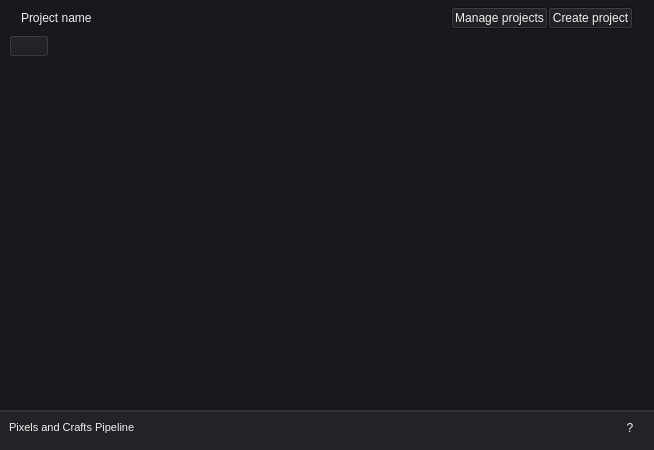
<?xml version="1.0" encoding="UTF-8"?>
<ui version="4.0">
 <class>arUtil</class>
 <widget class="QWidget" name="arUtil">
  <property name="geometry">
   <rect>
    <x>0</x>
    <y>0</y>
    <width>654</width>
    <height>450</height>
   </rect>
  </property>
  <property name="sizePolicy">
   <sizepolicy hsizetype="Preferred" vsizetype="Preferred">
    <horstretch>0</horstretch>
    <verstretch>0</verstretch>
   </sizepolicy>
  </property>
  <property name="windowTitle">
   <string>Pixels and Crafts Pipeline</string>
  </property>
  <property name="windowIcon">
   <iconset resource="../../../img/app_imgs.qrc">
    <normaloff>:/images/icons/logo_store.png</normaloff>:/images/icons/logo_store.png</iconset>
  </property>
  <property name="styleSheet">
   <string notr="true">/* 
my_white     = rgb(240, 240, 240);
my_black     = rgb(24, 25, 28);
dark_green  = rgb(31, 49, 0);
light_green  = rgb(71, 89, 30);
 */

QWidget {
color: rgb(240, 240, 240);  /* push btn text color */
background-color: rgb(24, 25, 28);  /* widgets background color */
}

/* push btn */
QPushButton:hover {background-color: rgb(31, 49, 0); }
QPushButton:checked {background-color: rgb(71, 89, 30);}
QPushButton:disabled {color: rgb(100, 100, 100);} /* push btn text color, when disabled*/
QPushButton { color: rgb(240, 240, 240);}

/* tabs */
QTabBar::tab:hover {background-color: rgb(31, 49, 0); }
QTabBar::tab:selected  {background-color: rgb(71, 89, 30);}

/* line 
4 is for horizontal line (5 for vertical line)*/
QFrame[frameShape=&quot;4&quot;]{
background-color: rgb(240, 240, 240);
max-height: 1px;
border: none;
}
QFrame[frameShape=&quot;5&quot;]{
background-color: rgb(240, 240, 240);
max-width: 1px;
border: none;
}

/* scroll bar */
QScrollBar:vertical {
    background: transparent;
    width: 15px;
}

/* list widget */
QListWidget::item:disabled {color: rgb(100, 100, 100); }

/* RADIO BUTTONS */
QRadioButton::indicator {
width: 14px;
height: 14px;
}
/* Unchecked circle */
QRadioButton::indicator:unchecked {
border: 1px solid #666;
border-radius: 7px;
background: none;
}
/* Checked dot */
QRadioButton::indicator:checked {
border: 1px solid #666;
border-radius: 7px;
background-color: rgb(71, 89, 30);  /* DOT COLOR HERE */
}

</string>
  </property>
  <layout class="QGridLayout" name="gridLayout">
   <property name="leftMargin">
    <number>0</number>
   </property>
   <property name="topMargin">
    <number>7</number>
   </property>
   <property name="rightMargin">
    <number>0</number>
   </property>
   <property name="bottomMargin">
    <number>0</number>
   </property>
   <property name="verticalSpacing">
    <number>10</number>
   </property>
   <item row="5" column="0">
    <widget class="QWidget" name="wgFooter" native="true">
     <property name="sizePolicy">
      <sizepolicy hsizetype="Preferred" vsizetype="Fixed">
       <horstretch>0</horstretch>
       <verstretch>0</verstretch>
      </sizepolicy>
     </property>
     <property name="minimumSize">
      <size>
       <width>0</width>
       <height>0</height>
      </size>
     </property>
     <property name="maximumSize">
      <size>
       <width>16777215</width>
       <height>40</height>
      </size>
     </property>
     <property name="styleSheet">
      <string notr="true">/* 
my_white     = rgb(240, 240, 240);
my_black     = rgb(24, 25, 28);
dark_green  = rgb(31, 49, 0);
light_green  = rgb(71, 89, 30);
 */

QWidget {background-color: rgb(34, 35, 38) ;
				border-top: 2px solid  rgb(50, 50, 50);
}
</string>
     </property>
     <layout class="QVBoxLayout" name="verticalLayout_3">
      <property name="leftMargin">
       <number>0</number>
      </property>
      <property name="topMargin">
       <number>3</number>
      </property>
      <property name="rightMargin">
       <number>0</number>
      </property>
      <property name="bottomMargin">
       <number>0</number>
      </property>
      <item>
       <widget class="QWidget" name="widget" native="true">
        <property name="sizePolicy">
         <sizepolicy hsizetype="Preferred" vsizetype="Expanding">
          <horstretch>0</horstretch>
          <verstretch>0</verstretch>
         </sizepolicy>
        </property>
        <property name="maximumSize">
         <size>
          <width>16777215</width>
          <height>40</height>
         </size>
        </property>
        <property name="styleSheet">
         <string notr="true">QWidget { border: none;}</string>
        </property>
        <layout class="QGridLayout" name="gridLayout_2">
         <property name="leftMargin">
          <number>9</number>
         </property>
         <property name="topMargin">
          <number>0</number>
         </property>
         <property name="rightMargin">
          <number>9</number>
         </property>
         <property name="bottomMargin">
          <number>0</number>
         </property>
         <item row="0" column="0">
          <layout class="QHBoxLayout" name="horizontalLayout_4">
           <item>
            <widget class="QLabel" name="label_2">
             <property name="sizePolicy">
              <sizepolicy hsizetype="Preferred" vsizetype="Fixed">
               <horstretch>0</horstretch>
               <verstretch>0</verstretch>
              </sizepolicy>
             </property>
             <property name="font">
              <font>
               <pointsize>8</pointsize>
              </font>
             </property>
             <property name="text">
              <string>Pixels and Crafts Pipeline</string>
             </property>
            </widget>
           </item>
           <item>
            <spacer name="horizontalSpacer_2">
             <property name="orientation">
              <enum>Qt::Orientation::Horizontal</enum>
             </property>
             <property name="sizeHint" stdset="0">
              <size>
               <width>40</width>
               <height>20</height>
              </size>
             </property>
            </spacer>
           </item>
           <item>
            <widget class="QPushButton" name="btnCgtraderLink">
             <property name="sizePolicy">
              <sizepolicy hsizetype="Fixed" vsizetype="Fixed">
               <horstretch>0</horstretch>
               <verstretch>0</verstretch>
              </sizepolicy>
             </property>
             <property name="minimumSize">
              <size>
               <width>30</width>
               <height>30</height>
              </size>
             </property>
             <property name="maximumSize">
              <size>
               <width>30</width>
               <height>30</height>
              </size>
             </property>
             <property name="cursor">
              <cursorShape>PointingHandCursor</cursorShape>
             </property>
             <property name="text">
              <string/>
             </property>
             <property name="icon">
              <iconset resource="../../../img/app_imgs.qrc">
               <normaloff>:/images/icons/cgtrader_logo.png</normaloff>:/images/icons/cgtrader_logo.png</iconset>
             </property>
             <property name="iconSize">
              <size>
               <width>20</width>
               <height>20</height>
              </size>
             </property>
            </widget>
           </item>
           <item>
            <widget class="QPushButton" name="btnFabLink">
             <property name="sizePolicy">
              <sizepolicy hsizetype="Fixed" vsizetype="Fixed">
               <horstretch>0</horstretch>
               <verstretch>0</verstretch>
              </sizepolicy>
             </property>
             <property name="minimumSize">
              <size>
               <width>30</width>
               <height>30</height>
              </size>
             </property>
             <property name="maximumSize">
              <size>
               <width>30</width>
               <height>30</height>
              </size>
             </property>
             <property name="cursor">
              <cursorShape>PointingHandCursor</cursorShape>
             </property>
             <property name="text">
              <string/>
             </property>
             <property name="icon">
              <iconset resource="../../../img/app_imgs.qrc">
               <normaloff>:/images/icons/fab_logo.png</normaloff>:/images/icons/fab_logo.png</iconset>
             </property>
             <property name="iconSize">
              <size>
               <width>20</width>
               <height>20</height>
              </size>
             </property>
            </widget>
           </item>
           <item>
            <widget class="QPushButton" name="btnHelp">
             <property name="sizePolicy">
              <sizepolicy hsizetype="Fixed" vsizetype="Fixed">
               <horstretch>0</horstretch>
               <verstretch>0</verstretch>
              </sizepolicy>
             </property>
             <property name="minimumSize">
              <size>
               <width>30</width>
               <height>30</height>
              </size>
             </property>
             <property name="maximumSize">
              <size>
               <width>30</width>
               <height>30</height>
              </size>
             </property>
             <property name="sizeIncrement">
              <size>
               <width>0</width>
               <height>0</height>
              </size>
             </property>
             <property name="cursor">
              <cursorShape>PointingHandCursor</cursorShape>
             </property>
             <property name="toolTip">
              <string extracomment="Open Wiki">Open wiki</string>
             </property>
             <property name="toolTipDuration">
              <number>-1</number>
             </property>
             <property name="statusTip">
              <string/>
             </property>
             <property name="whatsThis">
              <string/>
             </property>
             <property name="styleSheet">
              <string notr="true">border:0px;</string>
             </property>
             <property name="text">
              <string>?</string>
             </property>
             <property name="iconSize">
              <size>
               <width>25</width>
               <height>25</height>
              </size>
             </property>
            </widget>
           </item>
          </layout>
         </item>
        </layout>
       </widget>
      </item>
      <item>
       <spacer name="verticalSpacer">
        <property name="orientation">
         <enum>Qt::Orientation::Vertical</enum>
        </property>
        <property name="sizeHint" stdset="0">
         <size>
          <width>20</width>
          <height>40</height>
         </size>
        </property>
       </spacer>
      </item>
     </layout>
    </widget>
   </item>
   <item row="4" column="0">
    <widget class="QWidget" name="wgMain" native="true">
     <property name="sizePolicy">
      <sizepolicy hsizetype="Preferred" vsizetype="Expanding">
       <horstretch>0</horstretch>
       <verstretch>0</verstretch>
      </sizepolicy>
     </property>
     <property name="maximumSize">
      <size>
       <width>16777215</width>
       <height>16777215</height>
      </size>
     </property>
     <layout class="QVBoxLayout" name="verticalLayout_6">
      <property name="topMargin">
       <number>0</number>
      </property>
      <property name="bottomMargin">
       <number>0</number>
      </property>
      <item>
       <layout class="QHBoxLayout" name="_2">
        <property name="spacing">
         <number>0</number>
        </property>
        <property name="topMargin">
         <number>0</number>
        </property>
        <item>
         <widget class="QStackedWidget" name="stkTypeManageCreate">
          <property name="currentIndex">
           <number>0</number>
          </property>
          <widget class="QWidget" name="pageMain">
           <layout class="QGridLayout" name="gridLayout_5">
            <property name="leftMargin">
             <number>0</number>
            </property>
            <property name="topMargin">
             <number>0</number>
            </property>
            <property name="rightMargin">
             <number>0</number>
            </property>
            <property name="bottomMargin">
             <number>0</number>
            </property>
            <item row="0" column="0">
             <layout class="QVBoxLayout" name="layMain"/>
            </item>
           </layout>
          </widget>
          <widget class="QWidget" name="pageManageProjects">
           <layout class="QGridLayout" name="gridLayout_7">
            <property name="leftMargin">
             <number>0</number>
            </property>
            <property name="topMargin">
             <number>0</number>
            </property>
            <property name="rightMargin">
             <number>0</number>
            </property>
            <property name="bottomMargin">
             <number>0</number>
            </property>
            <property name="spacing">
             <number>6</number>
            </property>
            <item row="1" column="0">
             <widget class="QWidget" name="widget_8" native="true">
              <property name="sizePolicy">
               <sizepolicy hsizetype="Preferred" vsizetype="Fixed">
                <horstretch>0</horstretch>
                <verstretch>0</verstretch>
               </sizepolicy>
              </property>
              <property name="maximumSize">
               <size>
                <width>16777215</width>
                <height>30</height>
               </size>
              </property>
              <layout class="QHBoxLayout" name="horizontalLayout_3">
               <property name="leftMargin">
                <number>9</number>
               </property>
               <property name="topMargin">
                <number>0</number>
               </property>
               <property name="rightMargin">
                <number>9</number>
               </property>
               <property name="bottomMargin">
                <number>0</number>
               </property>
               <item>
                <widget class="QLabel" name="label">
                 <property name="sizePolicy">
                  <sizepolicy hsizetype="Fixed" vsizetype="Preferred">
                   <horstretch>0</horstretch>
                   <verstretch>0</verstretch>
                  </sizepolicy>
                 </property>
                 <property name="minimumSize">
                  <size>
                   <width>170</width>
                   <height>0</height>
                  </size>
                 </property>
                 <property name="text">
                  <string>Root path:</string>
                 </property>
                </widget>
               </item>
               <item>
                <widget class="QLineEdit" name="linRootPath"/>
               </item>
               <item>
                <spacer name="horizontalSpacer_5">
                 <property name="orientation">
                  <enum>Qt::Orientation::Horizontal</enum>
                 </property>
                 <property name="sizeType">
                  <enum>QSizePolicy::Policy::Fixed</enum>
                 </property>
                 <property name="sizeHint" stdset="0">
                  <size>
                   <width>40</width>
                   <height>20</height>
                  </size>
                 </property>
                </spacer>
               </item>
               <item>
                <widget class="QPushButton" name="btnChangeRootPath">
                 <property name="text">
                  <string>Change path</string>
                 </property>
                </widget>
               </item>
              </layout>
             </widget>
            </item>
            <item row="3" column="0">
             <widget class="QWidget" name="widget_9" native="true">
              <layout class="QGridLayout" name="gridLayout_8">
               <property name="leftMargin">
                <number>0</number>
               </property>
               <property name="topMargin">
                <number>0</number>
               </property>
               <property name="rightMargin">
                <number>0</number>
               </property>
               <property name="bottomMargin">
                <number>0</number>
               </property>
               <item row="0" column="0">
                <layout class="QHBoxLayout" name="layTypeManage"/>
               </item>
              </layout>
             </widget>
            </item>
            <item row="2" column="0">
             <widget class="QWidget" name="widget_4" native="true">
              <property name="sizePolicy">
               <sizepolicy hsizetype="Preferred" vsizetype="Fixed">
                <horstretch>0</horstretch>
                <verstretch>0</verstretch>
               </sizepolicy>
              </property>
              <property name="maximumSize">
               <size>
                <width>16777215</width>
                <height>30</height>
               </size>
              </property>
              <layout class="QHBoxLayout" name="horizontalLayout_10">
               <property name="topMargin">
                <number>0</number>
               </property>
               <property name="bottomMargin">
                <number>0</number>
               </property>
               <item>
                <widget class="QLabel" name="label_6">
                 <property name="sizePolicy">
                  <sizepolicy hsizetype="Fixed" vsizetype="Fixed">
                   <horstretch>0</horstretch>
                   <verstretch>0</verstretch>
                  </sizepolicy>
                 </property>
                 <property name="minimumSize">
                  <size>
                   <width>170</width>
                   <height>0</height>
                  </size>
                 </property>
                 <property name="maximumSize">
                  <size>
                   <width>170</width>
                   <height>16777215</height>
                  </size>
                 </property>
                 <property name="text">
                  <string>Marketplace folder name:</string>
                 </property>
                 <property name="alignment">
                  <set>Qt::AlignmentFlag::AlignLeading|Qt::AlignmentFlag::AlignLeft|Qt::AlignmentFlag::AlignVCenter</set>
                 </property>
                 <property name="wordWrap">
                  <bool>false</bool>
                 </property>
                </widget>
               </item>
               <item>
                <widget class="QLineEdit" name="linMarketplaceName"/>
               </item>
               <item>
                <spacer name="horizontalSpacer_8">
                 <property name="orientation">
                  <enum>Qt::Orientation::Horizontal</enum>
                 </property>
                 <property name="sizeType">
                  <enum>QSizePolicy::Policy::Fixed</enum>
                 </property>
                 <property name="sizeHint" stdset="0">
                  <size>
                   <width>40</width>
                   <height>20</height>
                  </size>
                 </property>
                </spacer>
               </item>
               <item>
                <widget class="QPushButton" name="btnChangeMarketplaceName">
                 <property name="text">
                  <string>Change Name</string>
                 </property>
                </widget>
               </item>
              </layout>
             </widget>
            </item>
           </layout>
          </widget>
          <widget class="QWidget" name="pageCreateProject">
           <property name="styleSheet">
            <string notr="true"/>
           </property>
           <layout class="QGridLayout" name="gridLayout_9">
            <property name="leftMargin">
             <number>0</number>
            </property>
            <property name="topMargin">
             <number>0</number>
            </property>
            <property name="rightMargin">
             <number>0</number>
            </property>
            <property name="bottomMargin">
             <number>0</number>
            </property>
            <item row="0" column="0">
             <layout class="QGridLayout" name="gridLayout_4">
              <property name="sizeConstraint">
               <enum>QLayout::SizeConstraint::SetDefaultConstraint</enum>
              </property>
              <property name="leftMargin">
               <number>12</number>
              </property>
              <property name="topMargin">
               <number>12</number>
              </property>
              <property name="rightMargin">
               <number>12</number>
              </property>
              <property name="bottomMargin">
               <number>12</number>
              </property>
              <property name="verticalSpacing">
               <number>16</number>
              </property>
              <item row="5" column="2">
               <widget class="QPushButton" name="pushButton_2">
                <property name="sizePolicy">
                 <sizepolicy hsizetype="Fixed" vsizetype="Fixed">
                  <horstretch>0</horstretch>
                  <verstretch>0</verstretch>
                 </sizepolicy>
                </property>
                <property name="baseSize">
                 <size>
                  <width>0</width>
                  <height>0</height>
                 </size>
                </property>
                <property name="layoutDirection">
                 <enum>Qt::LayoutDirection::LeftToRight</enum>
                </property>
                <property name="styleSheet">
                 <string notr="true"/>
                </property>
                <property name="text">
                 <string>Create</string>
                </property>
               </widget>
              </item>
              <item row="5" column="1">
               <layout class="QHBoxLayout" name="horizontalLayout_7"/>
              </item>
              <item row="0" column="1">
               <spacer name="verticalSpacer_3">
                <property name="orientation">
                 <enum>Qt::Orientation::Vertical</enum>
                </property>
                <property name="sizeType">
                 <enum>QSizePolicy::Policy::Fixed</enum>
                </property>
                <property name="sizeHint" stdset="0">
                 <size>
                  <width>20</width>
                  <height>30</height>
                 </size>
                </property>
               </spacer>
              </item>
              <item row="1" column="1">
               <widget class="QWidget" name="widget_3" native="true">
                <property name="sizePolicy">
                 <sizepolicy hsizetype="Preferred" vsizetype="Fixed">
                  <horstretch>0</horstretch>
                  <verstretch>0</verstretch>
                 </sizepolicy>
                </property>
                <layout class="QHBoxLayout" name="horizontalLayout_5">
                 <item>
                  <spacer name="horizontalSpacer_6">
                   <property name="orientation">
                    <enum>Qt::Orientation::Horizontal</enum>
                   </property>
                   <property name="sizeHint" stdset="0">
                    <size>
                     <width>40</width>
                     <height>20</height>
                    </size>
                   </property>
                  </spacer>
                 </item>
                 <item>
                  <widget class="QRadioButton" name="radioButton_4">
                   <property name="text">
                    <string>Environment</string>
                   </property>
                   <property name="checked">
                    <bool>true</bool>
                   </property>
                  </widget>
                 </item>
                 <item>
                  <widget class="QRadioButton" name="radioButton_3">
                   <property name="text">
                    <string>Props</string>
                   </property>
                  </widget>
                 </item>
                 <item>
                  <widget class="QRadioButton" name="radioButton_2">
                   <property name="text">
                    <string>3D scans</string>
                   </property>
                  </widget>
                 </item>
                 <item>
                  <widget class="QRadioButton" name="radioButton">
                   <property name="text">
                    <string>Characters</string>
                   </property>
                  </widget>
                 </item>
                 <item>
                  <spacer name="horizontalSpacer_7">
                   <property name="orientation">
                    <enum>Qt::Orientation::Horizontal</enum>
                   </property>
                   <property name="sizeHint" stdset="0">
                    <size>
                     <width>40</width>
                     <height>20</height>
                    </size>
                   </property>
                  </spacer>
                 </item>
                </layout>
               </widget>
              </item>
              <item row="3" column="1">
               <layout class="QHBoxLayout" name="horizontalLayout_8">
                <item>
                 <widget class="QLineEdit" name="linFilesName">
                  <property name="sizePolicy">
                   <sizepolicy hsizetype="Fixed" vsizetype="Fixed">
                    <horstretch>0</horstretch>
                    <verstretch>0</verstretch>
                   </sizepolicy>
                  </property>
                  <property name="maximumSize">
                   <size>
                    <width>400</width>
                    <height>16777215</height>
                   </size>
                  </property>
                  <property name="toolTip">
                   <string>If possible choose one word.
It will be the name for the files</string>
                  </property>
                  <property name="styleSheet">
                   <string notr="true"/>
                  </property>
                  <property name="alignment">
                   <set>Qt::AlignmentFlag::AlignCenter</set>
                  </property>
                 </widget>
                </item>
               </layout>
              </item>
              <item row="3" column="0">
               <widget class="QLabel" name="label_5">
                <property name="text">
                 <string>Files' name:</string>
                </property>
                <property name="alignment">
                 <set>Qt::AlignmentFlag::AlignLeading|Qt::AlignmentFlag::AlignLeft|Qt::AlignmentFlag::AlignVCenter</set>
                </property>
               </widget>
              </item>
              <item row="2" column="1">
               <layout class="QHBoxLayout" name="horizontalLayout_9">
                <item>
                 <widget class="QLineEdit" name="linProjectName">
                  <property name="sizePolicy">
                   <sizepolicy hsizetype="Fixed" vsizetype="Fixed">
                    <horstretch>0</horstretch>
                    <verstretch>0</verstretch>
                   </sizepolicy>
                  </property>
                  <property name="maximumSize">
                   <size>
                    <width>400</width>
                    <height>16777215</height>
                   </size>
                  </property>
                  <property name="alignment">
                   <set>Qt::AlignmentFlag::AlignCenter</set>
                  </property>
                 </widget>
                </item>
               </layout>
              </item>
              <item row="1" column="0">
               <widget class="QLabel" name="label_3">
                <property name="sizePolicy">
                 <sizepolicy hsizetype="Preferred" vsizetype="Fixed">
                  <horstretch>0</horstretch>
                  <verstretch>0</verstretch>
                 </sizepolicy>
                </property>
                <property name="text">
                 <string>Type of project:</string>
                </property>
                <property name="alignment">
                 <set>Qt::AlignmentFlag::AlignLeading|Qt::AlignmentFlag::AlignLeft|Qt::AlignmentFlag::AlignVCenter</set>
                </property>
               </widget>
              </item>
              <item row="2" column="0">
               <widget class="QLabel" name="label_4">
                <property name="text">
                 <string>Name of the project:</string>
                </property>
                <property name="alignment">
                 <set>Qt::AlignmentFlag::AlignLeading|Qt::AlignmentFlag::AlignLeft|Qt::AlignmentFlag::AlignVCenter</set>
                </property>
               </widget>
              </item>
              <item row="4" column="0">
               <spacer name="verticalSpacer_2">
                <property name="orientation">
                 <enum>Qt::Orientation::Vertical</enum>
                </property>
                <property name="sizeHint" stdset="0">
                 <size>
                  <width>20</width>
                  <height>40</height>
                 </size>
                </property>
               </spacer>
              </item>
             </layout>
            </item>
           </layout>
          </widget>
         </widget>
        </item>
       </layout>
      </item>
     </layout>
    </widget>
   </item>
   <item row="0" column="0">
    <widget class="QWidget" name="wgUpper" native="true">
     <layout class="QVBoxLayout" name="verticalLayout_5">
      <property name="leftMargin">
       <number>0</number>
      </property>
      <property name="topMargin">
       <number>0</number>
      </property>
      <property name="rightMargin">
       <number>0</number>
      </property>
      <property name="bottomMargin">
       <number>0</number>
      </property>
      <item>
       <layout class="QVBoxLayout" name="verticalLayout_4">
        <property name="leftMargin">
         <number>9</number>
        </property>
        <property name="rightMargin">
         <number>9</number>
        </property>
        <item>
         <layout class="QHBoxLayout" name="horizontalLayout">
          <property name="spacing">
           <number>0</number>
          </property>
          <property name="leftMargin">
           <number>12</number>
          </property>
          <property name="rightMargin">
           <number>12</number>
          </property>
          <item>
           <widget class="QPushButton" name="btnProject">
            <property name="sizePolicy">
             <sizepolicy hsizetype="Expanding" vsizetype="Fixed">
              <horstretch>0</horstretch>
              <verstretch>0</verstretch>
             </sizepolicy>
            </property>
            <property name="minimumSize">
             <size>
              <width>40</width>
              <height>0</height>
             </size>
            </property>
            <property name="maximumSize">
             <size>
              <width>16777215</width>
              <height>16777215</height>
             </size>
            </property>
            <property name="font">
             <font>
              <underline>false</underline>
             </font>
            </property>
            <property name="toolTip">
             <string extracomment="Open project folder"/>
            </property>
            <property name="autoFillBackground">
             <bool>false</bool>
            </property>
            <property name="styleSheet">
             <string notr="true">QPushButton {
    border: 0px;
	text-align: left;
}

QPushButton:hover {
    /*color: rgb(151, 169, 0);*/
    background-color: transparent;
	text-decoration: underline;
}


</string>
            </property>
            <property name="text">
             <string>Project name</string>
            </property>
            <property name="flat">
             <bool>false</bool>
            </property>
           </widget>
          </item>
          <item>
           <spacer name="horizontalSpacer">
            <property name="orientation">
             <enum>Qt::Orientation::Horizontal</enum>
            </property>
            <property name="sizeType">
             <enum>QSizePolicy::Policy::Expanding</enum>
            </property>
            <property name="sizeHint" stdset="0">
             <size>
              <width>20</width>
              <height>20</height>
             </size>
            </property>
           </spacer>
          </item>
          <item>
           <widget class="QPushButton" name="btnManageProjects">
            <property name="sizePolicy">
             <sizepolicy hsizetype="Fixed" vsizetype="Fixed">
              <horstretch>0</horstretch>
              <verstretch>0</verstretch>
             </sizepolicy>
            </property>
            <property name="maximumSize">
             <size>
              <width>100</width>
              <height>16777215</height>
             </size>
            </property>
            <property name="text">
             <string>Manage projects</string>
            </property>
            <property name="checkable">
             <bool>true</bool>
            </property>
           </widget>
          </item>
          <item>
           <widget class="QPushButton" name="btnCreateProject">
            <property name="sizePolicy">
             <sizepolicy hsizetype="Fixed" vsizetype="Fixed">
              <horstretch>0</horstretch>
              <verstretch>0</verstretch>
             </sizepolicy>
            </property>
            <property name="maximumSize">
             <size>
              <width>100</width>
              <height>16777215</height>
             </size>
            </property>
            <property name="layoutDirection">
             <enum>Qt::LayoutDirection::LeftToRight</enum>
            </property>
            <property name="text">
             <string>Create project</string>
            </property>
            <property name="checkable">
             <bool>true</bool>
            </property>
           </widget>
          </item>
         </layout>
        </item>
        <item>
         <layout class="QHBoxLayout" name="horizontalLayout_2">
          <item>
           <widget class="QPushButton" name="btnBack">
            <property name="enabled">
             <bool>false</bool>
            </property>
            <property name="styleSheet">
             <string notr="true"/>
            </property>
            <property name="text">
             <string/>
            </property>
            <property name="icon">
             <iconset resource="../../../img/app_imgs.qrc">
              <normaloff>:/images/icons/btn_back.png</normaloff>:/images/icons/btn_back.png</iconset>
            </property>
            <property name="flat">
             <bool>false</bool>
            </property>
           </widget>
          </item>
          <item>
           <spacer name="horizontalSpacer_3">
            <property name="orientation">
             <enum>Qt::Orientation::Horizontal</enum>
            </property>
            <property name="sizeHint" stdset="0">
             <size>
              <width>40</width>
              <height>20</height>
             </size>
            </property>
           </spacer>
          </item>
         </layout>
        </item>
       </layout>
      </item>
     </layout>
    </widget>
   </item>
  </layout>
 </widget>
 <resources>
  <include location="../../../img/app_imgs.qrc"/>
 </resources>
 <connections/>
</ui>
